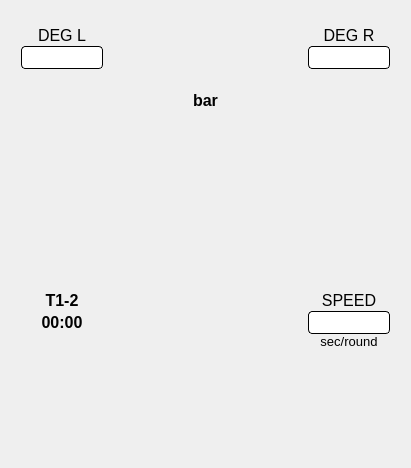
<?xml version="1.0" encoding="UTF-8"?>
<ui version="4.0">
 <class>WidgetStato</class>
 <widget class="QWidget" name="WidgetStato">
  <property name="geometry">
   <rect>
    <x>0</x>
    <y>0</y>
    <width>411</width>
    <height>468</height>
   </rect>
  </property>
  <property name="windowTitle">
   <string>Form</string>
  </property>
  <layout class="QGridLayout" name="gridLayout" rowstretch="5,5,5,5,10,10,20,5,5,10,15" columnstretch="5,20,5,40,5,20,5">
   <property name="sizeConstraint">
    <enum>QLayout::SetDefaultConstraint</enum>
   </property>
   <property name="leftMargin">
    <number>0</number>
   </property>
   <property name="topMargin">
    <number>24</number>
   </property>
   <property name="rightMargin">
    <number>0</number>
   </property>
   <property name="bottomMargin">
    <number>24</number>
   </property>
   <property name="spacing">
    <number>0</number>
   </property>
   <item row="4" column="1">
    <spacer name="verticalSpacer">
     <property name="orientation">
      <enum>Qt::Vertical</enum>
     </property>
     <property name="sizeHint" stdset="0">
      <size>
       <width>20</width>
       <height>40</height>
      </size>
     </property>
    </spacer>
   </item>
   <item row="7" column="5">
    <widget class="QLabel" name="label_Vel">
     <property name="sizePolicy">
      <sizepolicy hsizetype="Expanding" vsizetype="Expanding">
       <horstretch>0</horstretch>
       <verstretch>0</verstretch>
      </sizepolicy>
     </property>
     <property name="font">
      <font>
       <pointsize>12</pointsize>
      </font>
     </property>
     <property name="text">
      <string>SPEED</string>
     </property>
     <property name="alignment">
      <set>Qt::AlignCenter</set>
     </property>
    </widget>
   </item>
   <item row="0" column="6">
    <spacer name="horizontalSpacer_3">
     <property name="orientation">
      <enum>Qt::Horizontal</enum>
     </property>
     <property name="sizeHint" stdset="0">
      <size>
       <width>40</width>
       <height>20</height>
      </size>
     </property>
    </spacer>
   </item>
   <item row="0" column="3" rowspan="2">
    <widget class="QPushButton" name="pushButton_P">
     <property name="enabled">
      <bool>true</bool>
     </property>
     <property name="sizePolicy">
      <sizepolicy hsizetype="Expanding" vsizetype="Expanding">
       <horstretch>0</horstretch>
       <verstretch>0</verstretch>
      </sizepolicy>
     </property>
     <property name="focusPolicy">
      <enum>Qt::NoFocus</enum>
     </property>
     <property name="styleSheet">
      <string notr="true">QPushButton{
border-width: 0px;
border-style: solid; 
border-color: rgb(0, 0, 0);
outline: none;
}
</string>
     </property>
     <property name="text">
      <string/>
     </property>
     <property name="icon">
      <iconset resource="resources.qrc">
       <normaloff>:/Resources/P1.png</normaloff>:/Resources/P1.png</iconset>
     </property>
     <property name="iconSize">
      <size>
       <width>32</width>
       <height>32</height>
      </size>
     </property>
    </widget>
   </item>
   <item row="8" column="5">
    <widget class="QLineEdit" name="lineEdit_Vel">
     <property name="sizePolicy">
      <sizepolicy hsizetype="Expanding" vsizetype="Expanding">
       <horstretch>0</horstretch>
       <verstretch>0</verstretch>
      </sizepolicy>
     </property>
     <property name="font">
      <font>
       <pointsize>12</pointsize>
      </font>
     </property>
     <property name="styleSheet">
      <string notr="true">QLineEdit{
border-width: 1px;
border-style: solid; 
border-radius: 4px; 
border-color: rgb(0, 0, 0);
}</string>
     </property>
     <property name="alignment">
      <set>Qt::AlignCenter</set>
     </property>
     <property name="readOnly">
      <bool>true</bool>
     </property>
    </widget>
   </item>
   <item row="10" column="1">
    <widget class="QPushButton" name="pushButton_Meno">
     <property name="sizePolicy">
      <sizepolicy hsizetype="Expanding" vsizetype="Expanding">
       <horstretch>0</horstretch>
       <verstretch>0</verstretch>
      </sizepolicy>
     </property>
     <property name="focusPolicy">
      <enum>Qt::NoFocus</enum>
     </property>
     <property name="styleSheet">
      <string notr="true">QPushButton{
border-width: 0px;
border-style: solid; 
border-color: rgb(0, 0, 0);
outline: none;
}
</string>
     </property>
     <property name="text">
      <string/>
     </property>
     <property name="icon">
      <iconset resource="resources.qrc">
       <normaloff>:/Resources/minus.png</normaloff>:/Resources/minus.png</iconset>
     </property>
     <property name="iconSize">
      <size>
       <width>32</width>
       <height>32</height>
      </size>
     </property>
     <property name="autoRepeat">
      <bool>true</bool>
     </property>
     <property name="autoRepeatDelay">
      <number>300</number>
     </property>
     <property name="autoRepeatInterval">
      <number>100</number>
     </property>
    </widget>
   </item>
   <item row="0" column="0">
    <spacer name="horizontalSpacer">
     <property name="orientation">
      <enum>Qt::Horizontal</enum>
     </property>
     <property name="sizeHint" stdset="0">
      <size>
       <width>40</width>
       <height>20</height>
      </size>
     </property>
    </spacer>
   </item>
   <item row="10" column="5">
    <widget class="QPushButton" name="pushButton_Piu">
     <property name="sizePolicy">
      <sizepolicy hsizetype="Expanding" vsizetype="Expanding">
       <horstretch>0</horstretch>
       <verstretch>0</verstretch>
      </sizepolicy>
     </property>
     <property name="focusPolicy">
      <enum>Qt::NoFocus</enum>
     </property>
     <property name="styleSheet">
      <string notr="true">QPushButton{
border-width: 0px;
border-style: solid; 
border-color: rgb(0, 0, 0);
outline: none;
}
</string>
     </property>
     <property name="text">
      <string/>
     </property>
     <property name="icon">
      <iconset resource="resources.qrc">
       <normaloff>:/Resources/plus.png</normaloff>:/Resources/plus.png</iconset>
     </property>
     <property name="iconSize">
      <size>
       <width>32</width>
       <height>32</height>
      </size>
     </property>
     <property name="autoRepeat">
      <bool>true</bool>
     </property>
     <property name="autoRepeatInterval">
      <number>100</number>
     </property>
    </widget>
   </item>
   <item row="0" column="4">
    <spacer name="horizontalSpacer_4">
     <property name="orientation">
      <enum>Qt::Horizontal</enum>
     </property>
     <property name="sizeHint" stdset="0">
      <size>
       <width>40</width>
       <height>20</height>
      </size>
     </property>
    </spacer>
   </item>
   <item row="5" column="1">
    <widget class="QPushButton" name="pushButton_ReverseN">
     <property name="sizePolicy">
      <sizepolicy hsizetype="Expanding" vsizetype="Expanding">
       <horstretch>0</horstretch>
       <verstretch>0</verstretch>
      </sizepolicy>
     </property>
     <property name="focusPolicy">
      <enum>Qt::NoFocus</enum>
     </property>
     <property name="styleSheet">
      <string notr="true">QPushButton{
border-width: 0px;
border-style: solid; 
border-color: rgb(0, 0, 0);
}
</string>
     </property>
     <property name="text">
      <string/>
     </property>
     <property name="icon">
      <iconset resource="resources.qrc">
       <normaloff>:/Resources/reverse2.png</normaloff>:/Resources/reverse2.png</iconset>
     </property>
     <property name="iconSize">
      <size>
       <width>32</width>
       <height>32</height>
      </size>
     </property>
    </widget>
   </item>
   <item row="0" column="2">
    <spacer name="horizontalSpacer_2">
     <property name="orientation">
      <enum>Qt::Horizontal</enum>
     </property>
     <property name="sizeHint" stdset="0">
      <size>
       <width>40</width>
       <height>20</height>
      </size>
     </property>
    </spacer>
   </item>
   <item row="10" column="3">
    <widget class="QPushButton" name="pushButton_Update">
     <property name="sizePolicy">
      <sizepolicy hsizetype="Expanding" vsizetype="Expanding">
       <horstretch>0</horstretch>
       <verstretch>0</verstretch>
      </sizepolicy>
     </property>
     <property name="focusPolicy">
      <enum>Qt::ClickFocus</enum>
     </property>
     <property name="styleSheet">
      <string notr="true">QPushButton{
border-width: 0px;
border-style: solid; 
border-color: rgb(0, 0, 0);
outline: none;
}
</string>
     </property>
     <property name="text">
      <string/>
     </property>
     <property name="icon">
      <iconset resource="resources.qrc">
       <normaloff>:/Resources/Refresh.png</normaloff>:/Resources/Refresh.png</iconset>
     </property>
     <property name="iconSize">
      <size>
       <width>32</width>
       <height>32</height>
      </size>
     </property>
    </widget>
   </item>
   <item row="1" column="5">
    <widget class="QLineEdit" name="lineEdit_AngF">
     <property name="sizePolicy">
      <sizepolicy hsizetype="Expanding" vsizetype="Expanding">
       <horstretch>0</horstretch>
       <verstretch>0</verstretch>
      </sizepolicy>
     </property>
     <property name="font">
      <font>
       <pointsize>12</pointsize>
      </font>
     </property>
     <property name="styleSheet">
      <string notr="true">QLineEdit{
border-width: 1px;
border-style: solid; 
border-radius: 4px; 
border-color: rgb(0, 0, 0);
}</string>
     </property>
     <property name="alignment">
      <set>Qt::AlignCenter</set>
     </property>
     <property name="readOnly">
      <bool>true</bool>
     </property>
    </widget>
   </item>
   <item row="0" column="1">
    <widget class="QLabel" name="label_AngI">
     <property name="sizePolicy">
      <sizepolicy hsizetype="Expanding" vsizetype="Expanding">
       <horstretch>0</horstretch>
       <verstretch>0</verstretch>
      </sizepolicy>
     </property>
     <property name="font">
      <font>
       <pointsize>12</pointsize>
      </font>
     </property>
     <property name="text">
      <string>DEG L</string>
     </property>
     <property name="alignment">
      <set>Qt::AlignCenter</set>
     </property>
    </widget>
   </item>
   <item row="9" column="1">
    <spacer name="verticalSpacer_3">
     <property name="orientation">
      <enum>Qt::Vertical</enum>
     </property>
     <property name="sizeHint" stdset="0">
      <size>
       <width>20</width>
       <height>40</height>
      </size>
     </property>
    </spacer>
   </item>
   <item row="0" column="5">
    <widget class="QLabel" name="label_AngF">
     <property name="sizePolicy">
      <sizepolicy hsizetype="Expanding" vsizetype="Expanding">
       <horstretch>0</horstretch>
       <verstretch>0</verstretch>
      </sizepolicy>
     </property>
     <property name="font">
      <font>
       <pointsize>12</pointsize>
      </font>
     </property>
     <property name="text">
      <string>DEG R</string>
     </property>
     <property name="alignment">
      <set>Qt::AlignCenter</set>
     </property>
    </widget>
   </item>
   <item row="5" column="5">
    <widget class="QPushButton" name="pushButton_ReverseS">
     <property name="sizePolicy">
      <sizepolicy hsizetype="Expanding" vsizetype="Expanding">
       <horstretch>0</horstretch>
       <verstretch>0</verstretch>
      </sizepolicy>
     </property>
     <property name="focusPolicy">
      <enum>Qt::NoFocus</enum>
     </property>
     <property name="styleSheet">
      <string notr="true">QPushButton{
border-width: 0px;
border-style: solid; 
border-color: rgb(0, 0, 0);
}
</string>
     </property>
     <property name="text">
      <string/>
     </property>
     <property name="icon">
      <iconset resource="resources.qrc">
       <normaloff>:/Resources/reverse1.png</normaloff>:/Resources/reverse1.png</iconset>
     </property>
     <property name="iconSize">
      <size>
       <width>32</width>
       <height>32</height>
      </size>
     </property>
    </widget>
   </item>
   <item row="1" column="1">
    <widget class="QLineEdit" name="lineEdit_AngI">
     <property name="sizePolicy">
      <sizepolicy hsizetype="Expanding" vsizetype="Expanding">
       <horstretch>0</horstretch>
       <verstretch>0</verstretch>
      </sizepolicy>
     </property>
     <property name="font">
      <font>
       <pointsize>12</pointsize>
      </font>
     </property>
     <property name="styleSheet">
      <string notr="true">QLineEdit{
border-width: 1px;
border-style: solid; 
border-radius: 4px; 
border-color: rgb(0, 0, 0);
}</string>
     </property>
     <property name="text">
      <string/>
     </property>
     <property name="alignment">
      <set>Qt::AlignCenter</set>
     </property>
     <property name="readOnly">
      <bool>true</bool>
     </property>
    </widget>
   </item>
   <item row="4" column="3" rowspan="5">
    <widget class="QLabel" name="label_Draw">
     <property name="text">
      <string/>
     </property>
     <property name="scaledContents">
      <bool>false</bool>
     </property>
     <property name="alignment">
      <set>Qt::AlignBottom|Qt::AlignHCenter</set>
     </property>
    </widget>
   </item>
   <item row="7" column="1">
    <widget class="QLabel" name="label_Settore">
     <property name="sizePolicy">
      <sizepolicy hsizetype="Expanding" vsizetype="Expanding">
       <horstretch>0</horstretch>
       <verstretch>0</verstretch>
      </sizepolicy>
     </property>
     <property name="font">
      <font>
       <pointsize>12</pointsize>
       <weight>75</weight>
       <bold>true</bold>
      </font>
     </property>
     <property name="text">
      <string>T1-2</string>
     </property>
     <property name="alignment">
      <set>Qt::AlignCenter</set>
     </property>
    </widget>
   </item>
   <item row="8" column="1">
    <widget class="QLabel" name="label_Tempo">
     <property name="sizePolicy">
      <sizepolicy hsizetype="Expanding" vsizetype="Expanding">
       <horstretch>0</horstretch>
       <verstretch>0</verstretch>
      </sizepolicy>
     </property>
     <property name="font">
      <font>
       <pointsize>12</pointsize>
       <weight>75</weight>
       <bold>true</bold>
      </font>
     </property>
     <property name="text">
      <string>00:00</string>
     </property>
     <property name="alignment">
      <set>Qt::AlignCenter</set>
     </property>
    </widget>
   </item>
   <item row="2" column="1">
    <spacer name="verticalSpacer_4">
     <property name="orientation">
      <enum>Qt::Vertical</enum>
     </property>
     <property name="sizeHint" stdset="0">
      <size>
       <width>20</width>
       <height>40</height>
      </size>
     </property>
    </spacer>
   </item>
   <item row="3" column="1">
    <spacer name="verticalSpacer_5">
     <property name="orientation">
      <enum>Qt::Vertical</enum>
     </property>
     <property name="sizeHint" stdset="0">
      <size>
       <width>20</width>
       <height>40</height>
      </size>
     </property>
    </spacer>
   </item>
   <item row="3" column="3">
    <widget class="QLabel" name="label_Pressione">
     <property name="sizePolicy">
      <sizepolicy hsizetype="Expanding" vsizetype="Expanding">
       <horstretch>0</horstretch>
       <verstretch>0</verstretch>
      </sizepolicy>
     </property>
     <property name="font">
      <font>
       <pointsize>12</pointsize>
       <weight>75</weight>
       <bold>true</bold>
      </font>
     </property>
     <property name="text">
      <string>bar</string>
     </property>
     <property name="alignment">
      <set>Qt::AlignHCenter|Qt::AlignTop</set>
     </property>
    </widget>
   </item>
   <item row="9" column="5">
    <widget class="QLabel" name="label_VelUnit">
     <property name="font">
      <font>
       <pointsize>10</pointsize>
      </font>
     </property>
     <property name="text">
      <string>sec/round</string>
     </property>
     <property name="alignment">
      <set>Qt::AlignHCenter|Qt::AlignTop</set>
     </property>
    </widget>
   </item>
   <item row="6" column="5">
    <widget class="QPushButton" name="pushButton_Rompigetto">
     <property name="sizePolicy">
      <sizepolicy hsizetype="Expanding" vsizetype="Expanding">
       <horstretch>0</horstretch>
       <verstretch>0</verstretch>
      </sizepolicy>
     </property>
     <property name="focusPolicy">
      <enum>Qt::NoFocus</enum>
     </property>
     <property name="styleSheet">
      <string notr="true">QPushButton{
border-width: 0px;
border-style: solid; 
border-color: rgb(0, 0, 0);
}
</string>
     </property>
     <property name="text">
      <string/>
     </property>
     <property name="icon">
      <iconset resource="resources.qrc">
       <normaloff>:/Resources/rompigetto.png</normaloff>:/Resources/rompigetto.png</iconset>
     </property>
     <property name="iconSize">
      <size>
       <width>32</width>
       <height>32</height>
      </size>
     </property>
    </widget>
   </item>
   <item row="6" column="1">
    <widget class="QPushButton" name="pushButton_Auto">
     <property name="sizePolicy">
      <sizepolicy hsizetype="Expanding" vsizetype="Expanding">
       <horstretch>0</horstretch>
       <verstretch>0</verstretch>
      </sizepolicy>
     </property>
     <property name="focusPolicy">
      <enum>Qt::NoFocus</enum>
     </property>
     <property name="styleSheet">
      <string notr="true">QPushButton{
border-width: 0px;
border-style: solid; 
border-color: rgb(0, 0, 0);
}
</string>
     </property>
     <property name="text">
      <string/>
     </property>
     <property name="icon">
      <iconset resource="resources.qrc">
       <normaloff>:/Resources/bordo.png</normaloff>:/Resources/bordo.png</iconset>
     </property>
     <property name="iconSize">
      <size>
       <width>32</width>
       <height>32</height>
      </size>
     </property>
    </widget>
   </item>
  </layout>
 </widget>
 <resources>
  <include location="resources.qrc"/>
 </resources>
 <connections/>
</ui>
